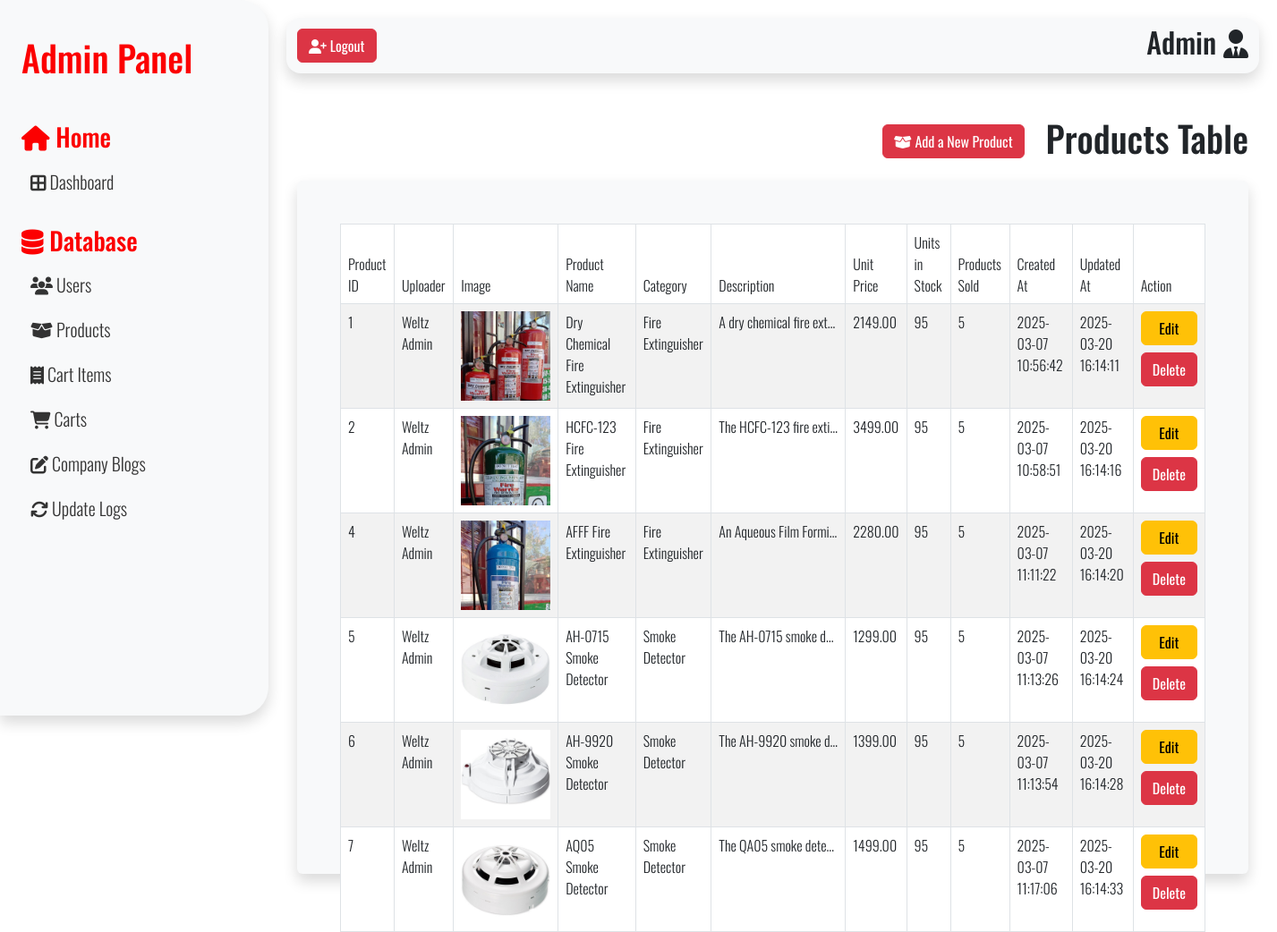
Screenshot of /src/adminIndex.php?page=products (signed in) with the database file from the repository.
### tables this page shows
CREATE TABLE `products_tbl` (
  `productID` int(11) NOT NULL AUTO_INCREMENT,
  `userID` int(11) DEFAULT NULL,
  `productName` varchar(50) NOT NULL,
  `productIMG` varchar(100) NOT NULL,
  `categoryID` int(11) DEFAULT NULL,
  `productDesc` text NOT NULL,
  `productPrice` decimal(10,2) NOT NULL DEFAULT 0.00,
  `inStock` int(11) NOT NULL DEFAULT 0,
  `prodSold` int(11) NOT NULL DEFAULT 0,
  `createdAt` datetime NOT NULL DEFAULT current_timestamp(),
  `updatedAt` datetime NOT NULL DEFAULT current_timestamp(),
  PRIMARY KEY (`productID`),
  UNIQUE KEY `productName` (`productName`),
  KEY `productCategoryFK` (`categoryID`) USING BTREE,
  KEY `productUserFK` (`userID`),
  CONSTRAINT `productCategoryFK` FOREIGN KEY (`categoryID`) REFERENCES `categories_tbl` (`categoryID`) ON DELETE SET NULL ON UPDATE NO ACTION,
  CONSTRAINT `productUserFK` FOREIGN KEY (`userID`) REFERENCES `users_tbl` (`userID`) ON DELETE SET NULL ON UPDATE NO ACTION
);

CREATE TABLE `categories_tbl` (
  `categoryID` int(11) NOT NULL AUTO_INCREMENT,
  `categoryName` varchar(50) NOT NULL,
  `createdAt` datetime NOT NULL DEFAULT current_timestamp(),
  `updatedAt` datetime NOT NULL DEFAULT current_timestamp(),
  PRIMARY KEY (`categoryID`),
  UNIQUE KEY `categoryName` (`categoryName`)
);

### src/adminPages/productsTable.php (the view, shortened to what this page needs)
<?php
require_once 'weltz_dbconnect.php';
$productsSQL =
    "SELECT
        p.productID,
        CONCAT(u.userFname, ' ', u.userLname) AS userFullName,
        p.productIMG,
        p.productName,
        c.categoryName,
        p.productDesc,
        p.productPrice,
        p.inStock,
        p.prodSold,
        p.createdAt,
        p.updatedAt
    FROM
        products_tbl p
    JOIN
        users_tbl u ON p.userID = u.userID
    JOIN
        categories_tbl c ON p.categoryID = c.categoryID
    ";
$productsSQLResult = $conn->query($productsSQL);
?>
<div class="userTableHeader mb-3 d-flex justify-content-end align-items-center gap-3">
    <button type="button" class="btn btn-danger me-2" data-bs-toggle="modal" data-bs-target="#addNewProdModal">
        <i class="fa-solid fa-box-open"></i> Add a New Product
    </button>
    <h1>Products Table</h1>
</div>
<div class="table-container container-fluid bg-light p-5 rounded shadow">
    <table id="myTable" class="table table-bordered table-striped">
        <thead>
            <tr>
                <th>Product ID</th>
                <th>Uploader</th>
                <th>Image</th>
                <th>Product Name</th>
                <th>Category</th>
                <th>Description</th>
                <th>Unit Price</th>
                <th>Units in Stock</th>
                <th>Products Sold</th>
                <th>Created At</th>
                <th>Updated At</th>
                <th>Action</th>
            </tr>
        </thead>
        <tbody>
            <?php
            if ($productsSQLResult->num_rows > 0) {
                while ($row = $productsSQLResult->fetch_assoc()) {
            ?>
                    <tr>
                        <td><?php echo $row['productID'] ?></td>
                        <td><?php echo $row['userFullName'] ?></td>
                        <td><img src="<?php echo $row['productIMG'] ?>" alt="<?php echo $row['productName'] ?>" style="width:100px"></td>
                        <td><?php echo $row['productName'] ?></td>
                        <td><?php echo $row['categoryName'] ?></td>
                        <td style="max-width: 150px; white-space: nowrap; overflow: hidden; text-overflow: ellipsis;"><?php echo $row['productDesc'] ?></td>
                        <td><?php echo $row['productPrice'] ?></td>
                        <td><?php echo $row['inStock'] ?></td>
                        <td><?php echo $row['prodSold'] ?></td>
                        <td><?php echo  $row['createdAt'] ?></td>
                        <td><?php echo  $row['updatedAt'] ?></td>
                        <td>
                            <div class='d-grid gap-2'>
                                <button class='editProdBtn btn btn-warning' data-bs-toggle="modal" data-bs-target="#editProdModal">Edit</button>
                                <button class='delProdBtn btn btn-danger' data-bs-toggle="modal" data-bs-target="#deleteProdModal">Delete</button>
                            </div>
                        </td>
                    </tr>
                <?php
                }
            } else {
                ?>
                <h1 class="text-center">No products found</h1>
            <?php
            }
            ?>
        </tbody>
    </table>
</div>

### src/styles.css (style rules this page uses)
* { padding: 0; margin: 0; font-family: "Oswald", sans-serif; font-family: "Oswald", sans-serif; font-optical-sizing: auto; font-weight: 300; font-style: normal; }
html { scroll-behavior: smooth; }
body { background-color: white; color: #231f20; }
.adminPanel { display: flex; }
.table-container { height: 775px; max-height: 875px; z-index: 1; }

### rows the page displays
products_tbl: productID "1", userFullName "Weltz Admin", productIMG (picture), productName "Dry Chemical Fire Extinguisher", categoryID.categoryName "Fire Extinguisher", productDesc "A dry chemical fire exti…", productPrice "2149.00", inStock "95", prodSold "5", createdAt "2025-03-07 10:56:42", updatedAt "2025-03-20 16:14:11"
products_tbl: productID "2", userFullName "Weltz Admin", productIMG (picture), productName "HCFC-123 Fire Extinguisher", categoryID.categoryName "Fire Extinguisher", productDesc "The HCFC-123 fire exti…", productPrice "3499.00", inStock "95", prodSold "5", createdAt "2025-03-07 10:58:51", updatedAt "2025-03-20 16:14:16"
products_tbl: productID "4", userFullName "Weltz Admin", productIMG (picture), productName "AFFF Fire Extinguisher", categoryID.categoryName "Fire Extinguisher", productDesc "An Aqueous Film Formi…", productPrice "2280.00", inStock "95", prodSold "5", createdAt "2025-03-07 11:11:22", updatedAt "2025-03-20 16:14:20"
products_tbl: productID "5", userFullName "Weltz Admin", productIMG (picture), productName "AH-0715 Smoke Detector", categoryID.categoryName "Smoke Detector", productDesc "The AH-0715 smoke d…", productPrice "1299.00", inStock "95", prodSold "5", createdAt "2025-03-07 11:13:26", updatedAt "2025-03-20 16:14:24"
products_tbl: productID "6", userFullName "Weltz Admin", productIMG (picture), productName "AH-9920 Smoke Detector", categoryID.categoryName "Smoke Detector", productDesc "The AH-9920 smoke d…", productPrice "1399.00", inStock "95", prodSold "5", createdAt "2025-03-07 11:13:54", updatedAt "2025-03-20 16:14:28"
products_tbl: productID "7", userFullName "Weltz Admin", productIMG (picture), productName "AQ05 Smoke Detector", categoryID.categoryName "Smoke Detector", productDesc "The QA05 smoke dete…", productPrice "1499.00", inStock "95", prodSold "5", createdAt "2025-03-07 11:17:06", updatedAt "2025-03-20 16:14:33"
